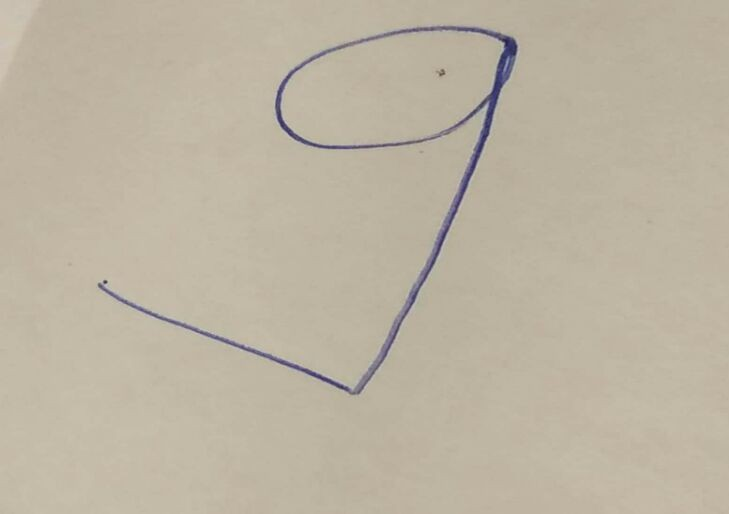
#> input picture 9.jpeg, 729 x 514 px
$ jupyter execute --allow-errors Opencv.ipynb
#> lines starting #> are read from the running program, lines starting #| are printed output that depends on the picture
[cell 1]
import cv2 as cv
from matplotlib import pyplot as plt

### Load image

[cell 2]
img = cv.imread('9.jpeg', 0)
#> img: shape (514, 729); min 39, max 200, mean 180.4

### Display image using OpenCV

[cell 3]
cv.imshow('Image', img)
cv.waitKey(0)
cv.destroyAllWindows()

### Display image using Matplotlib

[cell 4]
plt.imshow(img, cmap = 'gray', interpolation = 'bicubic')
plt.xticks([]), plt.yticks([])  # to hide tick values on X and Y axis
plt.show()

[cell 5]
img.shape
#> Out = (514, 729)

[cell 6]
cropped = img[:, 40:554]
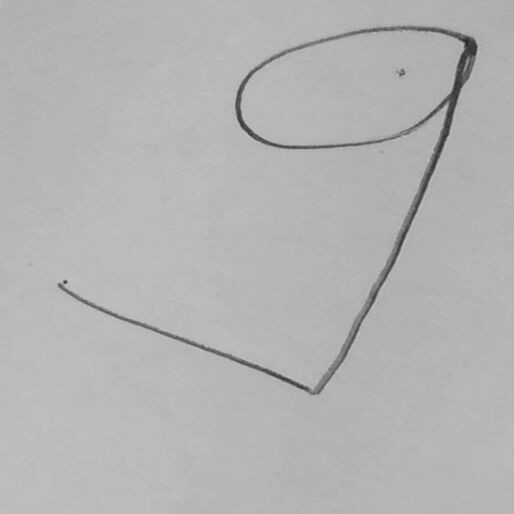
#> cropped: shape (514, 514); min 39, max 200, mean 179.8
cv.imshow("Cropped", cropped)
cv.waitKey(0)

[cell 7]
cropped.shape
#> Out = (514, 514)

### Resize image

[cell 8]
r = 28.0/cropped.shape[1]
#> r = 0.0545
dim = (28, int(cropped.shape[0]*r))
#> dim = (28, 28)
resized = cv.resize(cropped, dim, interpolation = cv.INTER_AREA)
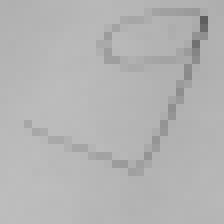
#> resized: shape (28, 28) (shown 8 times larger); min 95, max 189, mean 179.8
plt.imshow(resized, cmap = 'gray', interpolation = 'bicubic')
plt.xticks([]), plt.yticks([])  # to hide tick values on X and Y axis
plt.show()

[cell 9]
resized.shape
#> Out = (28, 28)

$ run again, with 2.jpg copied over 9.jpeg
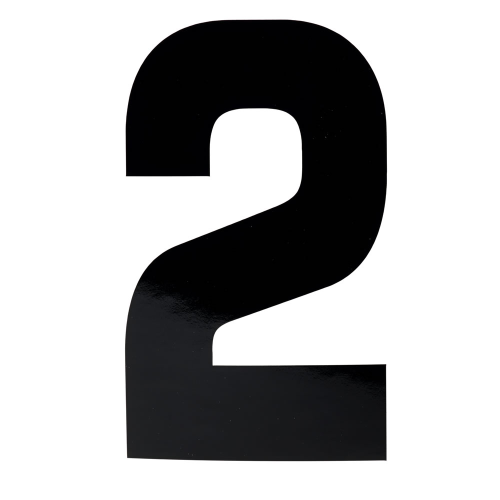
#> input picture 2.jpg, 1000 x 1000 px (shown at 1/2 size)
#> `cropped = img[:, 40:554]`:
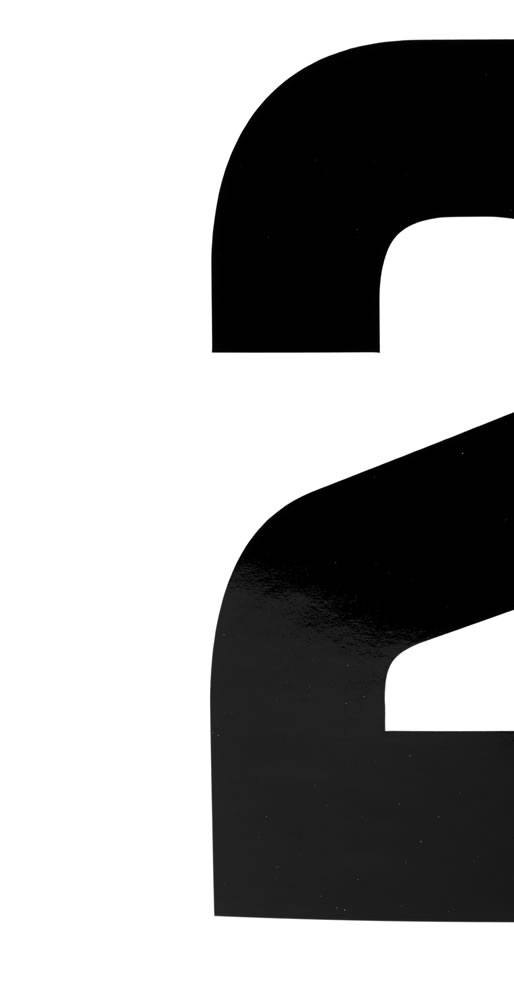
#> cropped: shape (1000, 514); min 0, max 255, mean 166.1
#> `resized = cv.resize(cropped, dim, interpolation = cv.INTER_AREA)`:
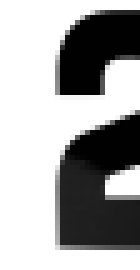
#> resized: shape (54, 28) (shown 5 times larger); min 1, max 255, mean 166.1

$ run again, with 4.jpg copied over 9.jpeg
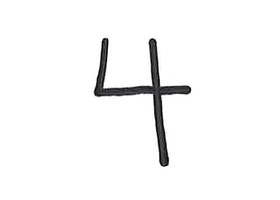
#> input picture 4.jpg, 280 x 200 px
#> `cropped = img[:, 40:554]`:
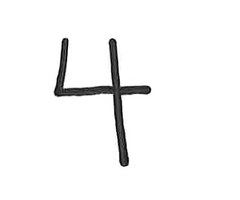
#> cropped: shape (200, 240); min 0, max 255, mean 245.7
#> `resized = cv.resize(cropped, dim, interpolation = cv.INTER_AREA)`:
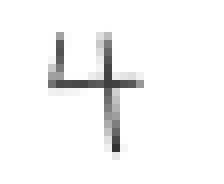
#> resized: shape (23, 28) (shown 8 times larger); min 50, max 255, mean 245.7
